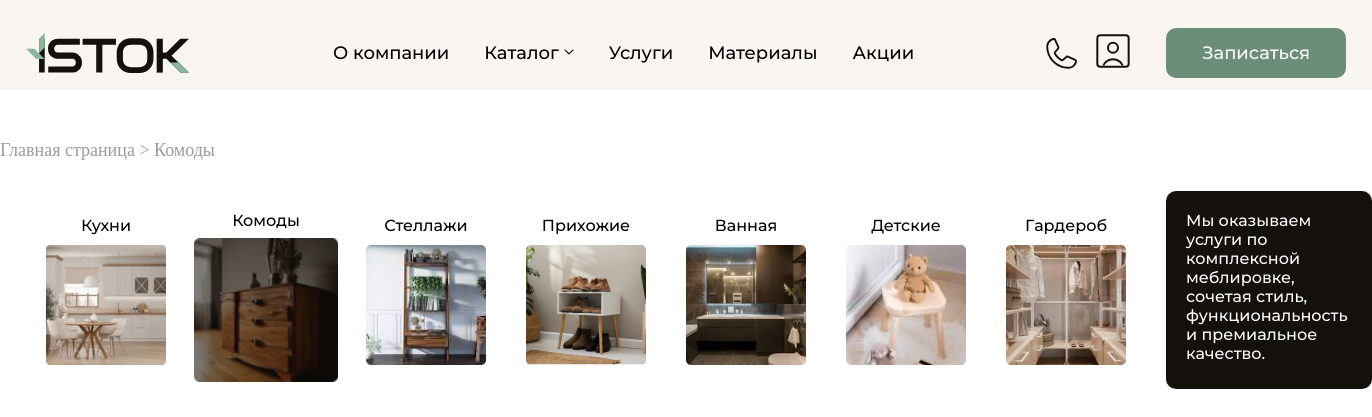
Screenshot of /category/dresser/ with the database file from the repository.
### istok_app/models.py (models this page shows, shortened)
class Category(models.Model):
    CATEGORY_CHOICES = [
        ('bathroom', 'Ванная'),
        ('wardrobe', 'Гардероб'),
        ('racks', 'Стеллажи'),
        ('hallways', 'Прихожие'),
        ('kitchen', 'Кухни'),
        ('dresser', 'Комоды'),
        ('children', 'Детские'),
    ]
    name = models.CharField(max_length=100, verbose_name='Категории', choices=CATEGORY_CHOICES, default=None, null=True)
    def image_upload_to(instance, filename):
        return f'images/{instance.name}/{filename}'
    image = models.ImageField(upload_to=image_upload_to)

### istok_app/views.py (the view)
# urls.py: path('category/<str:category_name>/', category_detail, name='category_detail'),
def category_detail(request, category_name):
    category = get_object_or_404(Category, name=category_name)
    products = Product.objects.filter(category=category)
    categories = Category.objects.all()
    return render(request, 'category/category_detail.html', {
        'category': category,
        'products': products,
        'categories': categories
    })

### istok_app/context_processors.py (called while the page is built)
def user_profile(request):
    if request.user.is_authenticated:
        try:
            profile = request.user.profile
        except UserProfile.DoesNotExist:
            profile = None
        return {'user_profile': profile}
    return {}

### templates/category/category_detail.html (shortened to what this page needs)
{% extends 'base/header.html' %}
{% load static %}
{% block content %}
<link rel="stylesheet" href="{% static 'css/category.css' %}">
<link rel="stylesheet" href="{% static 'css/base/header.css' %}">
<div class="text-top-cat">
    <a href="{% url 'home' %}">Главная страница ></a>
    {{ category.get_name_display }}
</div>
<div class="category-line">
    {% for cat in categories %}
        <a href="{% url 'category_detail' cat.name %}">
            <div class="categ {% if cat == category %}selected{% endif %}">
                <div class="cat-name">{{ cat.get_name_display }}</div>
                <img src="{{ cat.image.url }}" alt="{{ cat.name }}">
            </div>
        </a>
    {% endfor %}
    <div class="help-text">
        <div class="texts">
        Мы оказываем услуги по комплексной меблировке,
         сочетая стиль, функциональность и премиальное качество.
        </div>
    </div>
</div>
{% endblock %}

### static/css/category.css (style rules this page uses)
body { margin: 0; }
.text-top-cat a { text-decoration: none; color: #9B9BA6; font-size: 18px; }
.text-top-cat { color: #9B9BA6; font-size: 18px; }
.category-line { margin-left: 46px; margin-top: 30px; display: flex; gap: 40px; align-items: center; }
.category-line a { text-decoration: none; }
.categ { display: flex; flex-direction: column; align-items: center; text-align: center; transition: transform 0.3s ease; }
.categ img { width: 120px; height: 120px; transition: transform 0.3s ease; }
.categ:hover img, .categ.selected img { transform: scale(1.2); z-index: 1; }
.categ.selected .cat-name, .categ:hover .cat-name { margin-bottom: 20px; }
.cat-name { color: black; font-size: 16px; font-family: Mont; margin-bottom: 10px; transition: margin-bottom 0.3s ease; }
.help-text { width: 224px; height: 198px; background-color: #14110D; border-radius: 10px; }
.texts { width: 176px; margin-top: 20px; margin-left: 20px; color: #FEFEFE; font-size: 16px; font-family: Mont; }

### rows the page displays
Category: name "Комоды", image (picture)
Category: name "Кухни", image (picture)
Category: name "Стеллажи", image (picture)
Category: name "Прихожие", image (picture)
Category: name "Ванная", image (picture)
Category: name "Детские", image (picture)
Category: name "Гардероб", image (picture)
